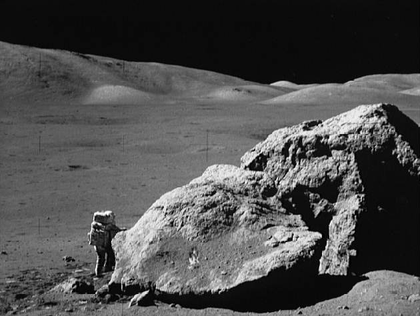
%> input picture Assigment 2/moonlanding.png, 420 x 316 px, shrunk from 630 x 474 before the run
$ octave ques7cor.m   (GNU Octave 9; MATLAB toolbox functions it lacks are replaced by stand-ins)
%> lines starting %> are read from the running program, lines starting %| are printed output that depends on the picture; in (x1, y1, x2, y2) boxes, pixels count from 0 and x2, y2 are one past the last pixel; in counts of white or black regions, pixels touching at a corner belong together; the program's own positions count from 1
clc; clear all; close all;

% Read the image file 'moonlanding.png'
img = imread('moonlanding.png');
%> img is the input picture: size 316x420 uint8; min 0, max 255, mean 77.8

% Convert the image to double precision for FFT
img_double = double(img);

% Perform the 2-dimensional Fast Fourier Transform (FFT) on the image
fft_img = fft2(img_double);

% Shift the zero-frequency component to the center of the Fourier Transform
centered_fft_image = fftshift(fft_img);

% Compute the magnitude of the Fourier Transform
fft_mag = abs(centered_fft_image);

% Calculate the maximum value of the frequency spectrum
max_frequency_value = max(fft_mag(:));
%> max_frequency_value = 10325474

% Get the size of the centered Fourier transform image
[rows, cols] = size(centered_fft_image);
%> rows = 316; cols = 420

% Calculate the center coordinates of the image
center = [rows / 2, cols / 2];
%> center = [158 210]

% Define the distance for the noise points from the center
dist = 100;

% Define the angle in radians for diagonal points
angle = pi / 4;

% Reduce the maximum frequency spectrum value to introduce noise
new_max_freq = max_frequency_value / 10;
%> new_max_freq = 1032547.4

% Define the coordinates for the points in the north, east, south, and west directions
N = [center(1) - dist, center(2)];
%> N = [58 210]
E = [center(1), center(2) + dist];
%> E = [158 310]
S = [center(1) + dist, center(2)];
%> S = [258 210]
W = [center(1), center(2) - dist];
%> W = [158 110]

% Define the coordinates for the diagonal points (northeast, northwest, southeast, southwest)
NE = [round(center(1) - (sin(angle) * dist)), round(center(2) + (cos(angle) * dist))];
%> NE = [87 281]
NW = [round(center(1) - (sin(angle) * dist)), round(center(2) - (cos(angle) * dist))];
%> NW = [87 139]
SE = [round(center(1) + (sin(angle) * dist)), round(center(2) + (cos(angle) * dist))];
SW = [round(center(1) + (sin(angle) * dist)), round(center(2) - (cos(angle) * dist))];

% Copy the original centered Fourier transform image to add noise
noisy_fft = centered_fft_image;

% Define the points matrix containing all noise points
points = [N; E; S; W; NE; NW; SE; SW];

% Add noise to each specified point in the Fourier transform image
for idx = 1:size(points, 1)
    point = points(idx, :);
    noisy_fft(point(1)-1:point(1)+1, point(2)-1:point(2)+1) = new_max_freq;
end

% Compute the magnitude of the noisy Fourier transform and apply logarithmic scaling
noisy_fft_mag = log(1 + abs(noisy_fft));
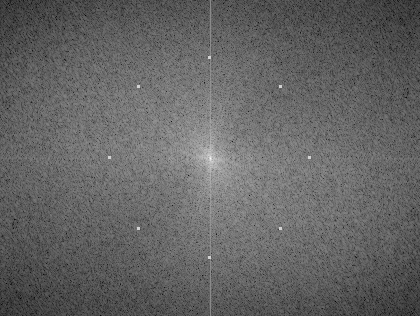
%> noisy_fft_mag: size 316x420 double; min 2.81, max 16.15, mean 8.07; drawn with min black and max white

% Display the noisy Fourier transform as an image with automatic scaling and add a title
figure, imshow(noisy_fft_mag, []), title('Fourier Transformation of image with noise');

% Define the cutoff frequency and the bandwidth for the filters
cutoff_freq = 100;
bandwidth = 8;

% Initialize the ideal filter with ones
ideal_filter = ones(rows, cols);

% Calculate the center coordinates of the filter
center_x = round(rows / 2);
center_y = round(cols / 2);

% Create the ideal bandstop filter
for i = 1:rows
    for j = 1:cols
        % Calculate the distance from the center
        dist_x = i - center_x;
        dist_y = j - center_y;
        distance = sqrt(dist_x^2 + dist_y^2);

        % Apply the ideal bandstop filter condition
        if (cutoff_freq - bandwidth / 2) <= distance && distance <= (cutoff_freq + bandwidth / 2)
            ideal_filter(i, j) = 0;
        end
    end
end
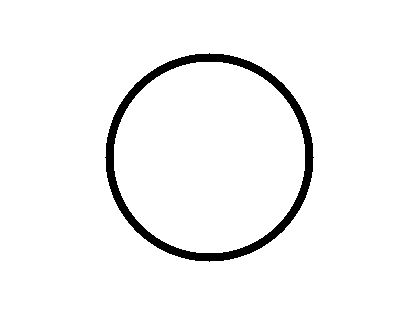
%> ideal_filter: size 316x420 double; values 0 (black) and 1 (white), 96.2% white; 1 black region, box (x1, y1, x2, y2) and area: (105, 53, 314, 262) 5036

% Initialize the Butterworth filter with ones
butterworth_filter = ones(rows, cols);

% Define the order of the Butterworth filter
order = 4;

% Create the Butterworth bandstop filter
for i = 1:rows
    for j = 1:cols
        % Calculate the distance from the center
        dist_x = i - center_x;
        dist_y = j - center_y;
        distance = sqrt(dist_x^2 + dist_y^2);

        % Apply the Butterworth bandstop filter formula
        butterworth_filter(i, j) = 1 / (1 + ((distance^2 - cutoff_freq^2) / (distance * bandwidth))^(2 * order));
    end
end
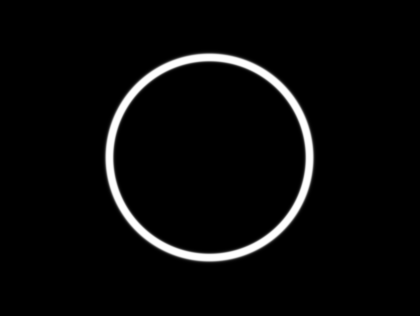
%> butterworth_filter: size 316x420 double; min 0, max 1, mean 0.0389

% Initialize the Gaussian filter with ones
gaussian_filter = ones(rows, cols);

% Create the Gaussian bandstop filter
for i = 1:rows
    for j = 1:cols
        % Calculate the distance from the center
        dist_x = i - center_x;
        dist_y = j - center_y;
        distance = sqrt(dist_x^2 + dist_y^2);

        % Apply the Gaussian bandstop filter formula
        gaussian_filter(i, j) = 1 - exp(-((distance^2 - cutoff_freq^2)^2 / (distance * bandwidth)^2));
    end
end
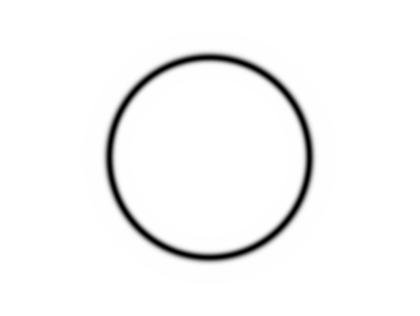
%> gaussian_filter: size 316x420 double; min 0, max 1, mean 0.966

% Apply the ideal band reject filter to the noisy Fourier transform image
img_ideal_filtered = noisy_fft .* ideal_filter;

% Apply the Butterworth band reject filter to the noisy Fourier transform image
img_butter_filtered = noisy_fft .* butterworth_filter;

% Apply the Gaussian band reject filter to the noisy Fourier transform image
img_gaussian_filtered = noisy_fft .* gaussian_filter;

% Display the result of applying the ideal band reject filter in the frequency domain
figure, imshow(log(1 + abs(img_ideal_filtered)), []), title('Ideal band reject filter in frequency domain');

% Display the result of applying the Butterworth band reject filter in the frequency domain
figure, imshow(log(1 + abs(img_butter_filtered)), []), title('Butterworth band reject filter in frequency domain');
%> after `imshow(log(1 + abs(img_butter_filtered)), [])`:
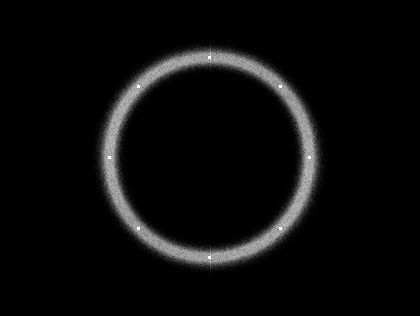
%> displayed picture: size 316x420, on the screen's scale of 0 to 255; min 0, max 255, mean 11.4

% Display the result of applying the Gaussian band reject filter in the frequency domain
figure, imshow(log(1 + abs(img_gaussian_filtered)), []), title('Gaussian band reject filter in frequency domain');
%> after `imshow(log(1 + abs(img_gaussian_filtered)), [])`:
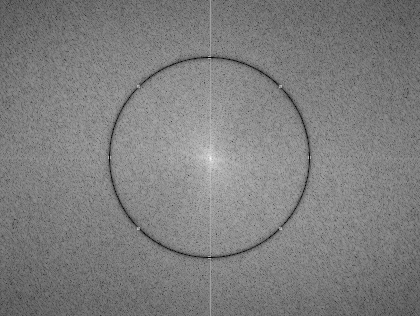
%> displayed picture: size 316x420, on the screen's scale of 0 to 255; min 0, max 255, mean 126

% Convert the filtered images back to the spatial domain
ideal_spatial = real(ifft2(ifftshift(img_ideal_filtered)));
butter_spatial = real(ifft2(ifftshift(img_butter_filtered)));
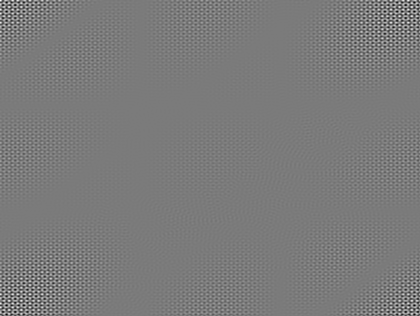
%> butter_spatial: size 316x420 double; min -526.3, max 563.4, mean 0; drawn with min black and max white
gaussian_spatial = real(ifft2(ifftshift(img_gaussian_filtered)));

% Display the results of applying the filters in the spatial domain
figure, imshow(ideal_spatial, []), title('Ideal Band-Reject Filter Result');
figure, imshow(butter_spatial, []), title('Butterworth Band-Reject Filter Result');
figure, imshow(gaussian_spatial, []), title('Gaussian Band-Reject Filter Result');
